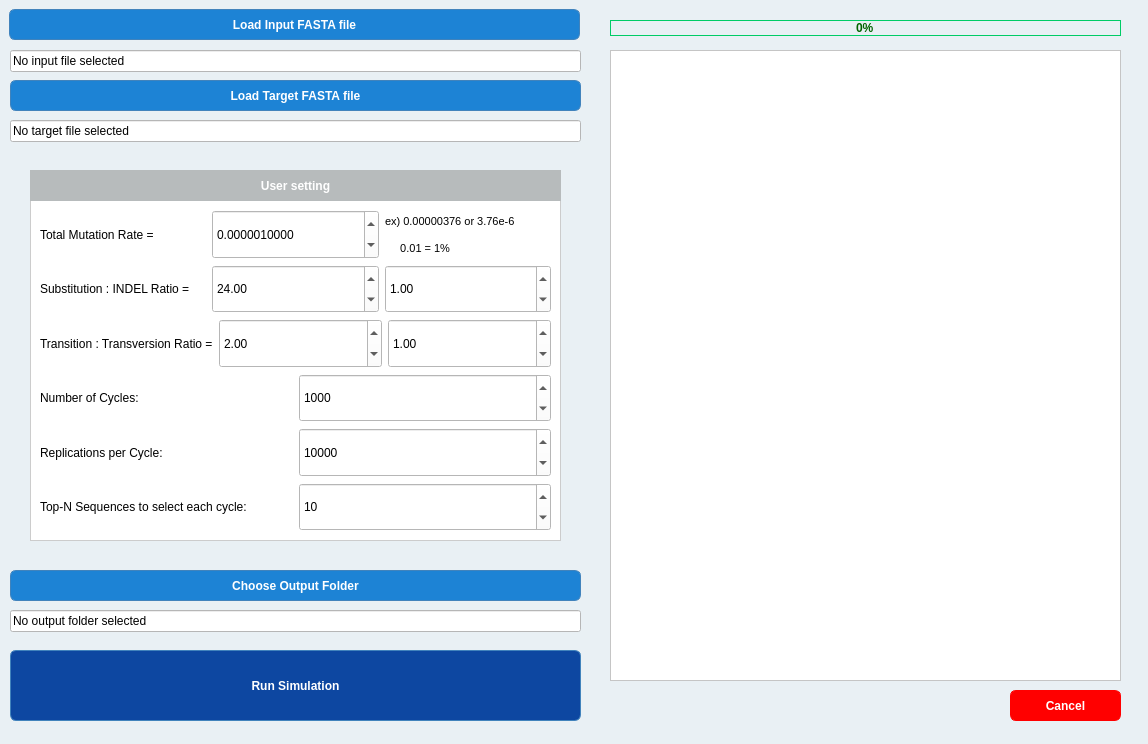
<?xml version="1.0" encoding="UTF-8"?>
<ui version="4.0">
 <class>CovSimulatorGUI</class>
 <widget class="QWidget" name="CovSimulatorGUI">
  <property name="geometry">
   <rect>
    <x>0</x>
    <y>0</y>
    <width>1148</width>
    <height>744</height>
   </rect>
  </property>
  <property name="windowTitle">
   <string>Mutation Simulator</string>
  </property>
  <property name="styleSheet">
   <string notr="true">QWidget{background-color: #E9F0F4; color: black;}
     QPushButton {
                background-color: #1D83D5;
                color: white;
                font-weight: bold;
                border: 1px solid #4183BC;
                border-radius: 6px;
            }
            QPushButton:hover {
                background-color: #306999;
            }</string>
  </property>
  <widget class="QPushButton" name="loadInputBtn">
   <property name="geometry">
    <rect>
     <x>9</x>
     <y>9</y>
     <width>571</width>
     <height>31</height>
    </rect>
   </property>
   <property name="cursor">
    <cursorShape>PointingHandCursor</cursorShape>
   </property>
   <property name="text">
    <string>Load Input FASTA file</string>
   </property>
  </widget>
  <widget class="QPushButton" name="loadTargetBtn">
   <property name="geometry">
    <rect>
     <x>10</x>
     <y>80</y>
     <width>571</width>
     <height>31</height>
    </rect>
   </property>
   <property name="cursor">
    <cursorShape>PointingHandCursor</cursorShape>
   </property>
   <property name="text">
    <string>Load Target FASTA file</string>
   </property>
  </widget>
  <widget class="QPushButton" name="chooseOutputFolderBtn">
   <property name="geometry">
    <rect>
     <x>10</x>
     <y>570</y>
     <width>571</width>
     <height>31</height>
    </rect>
   </property>
   <property name="cursor">
    <cursorShape>PointingHandCursor</cursorShape>
   </property>
   <property name="text">
    <string>Choose Output Folder</string>
   </property>
  </widget>
  <widget class="QPushButton" name="startBtn">
   <property name="geometry">
    <rect>
     <x>10</x>
     <y>650</y>
     <width>571</width>
     <height>71</height>
    </rect>
   </property>
   <property name="cursor">
    <cursorShape>PointingHandCursor</cursorShape>
   </property>
   <property name="styleSheet">
    <string notr="true"> QPushButton {
                background-color: #0D47A1;
                color: white;
                font-weight: bold;
                border: 1px solid #4183BC;
                border-radius: 6px;
            }</string>
   </property>
   <property name="text">
    <string>Run Simulation</string>
   </property>
  </widget>
  <widget class="QProgressBar" name="progressBar">
   <property name="geometry">
    <rect>
     <x>610</x>
     <y>20</y>
     <width>511</width>
     <height>16</height>
    </rect>
   </property>
   <property name="styleSheet">
    <string notr="true">QProgressBar {
    border: 1px solid #00CC66;
    border-radius: 0px;
    background-color: #E9F0F4;
    text-align: center;
    font: bold 12px;
    color: #006400; /* 텍스트: 진한 초록 (DarkGreen) */
}

QProgressBar::chunk {
    background: qlineargradient(
        x1: 0, y1: 0, x2: 1, y2: 0,
        stop: 0 #00FF7F,
        stop: 1 #00CC66
    );
    border-radius: 0px;
    margin: 0px;
}
</string>
   </property>
   <property name="value">
    <number>0</number>
   </property>
  </widget>
  <widget class="QTextEdit" name="logOutput">
   <property name="geometry">
    <rect>
     <x>610</x>
     <y>50</y>
     <width>511</width>
     <height>631</height>
    </rect>
   </property>
   <property name="sizePolicy">
    <sizepolicy hsizetype="Preferred" vsizetype="Preferred">
     <horstretch>0</horstretch>
     <verstretch>0</verstretch>
    </sizepolicy>
   </property>
   <property name="styleSheet">
    <string notr="true">QWidget{background-color: white; color: black;}
QScrollBar:vertical {
        background: transparent;
        width: 6px;
        margin: 2px 0 2px 0;
    }

QScrollBar::handle:vertical {
        background: #1D83D5;
        border-radius: 3px;
        min-height: 20px;
    }

QScrollBar::add-line:vertical,
QScrollBar::sub-line:vertical {
        height: 0px;
        background: none;
    }

QScrollBar::add-page:vertical,
QScrollBar::sub-page:vertical {
        background: none;
    }

QScrollBar:horizontal {
    background: transparent;
    height: 6px;
    margin: 0 2px 0 2px;
}

QScrollBar::handle:horizontal {
    background: #1D83D5;
    border-radius: 3px;
    min-width: 20px;
}

QScrollBar::add-line:horizontal,
QScrollBar::sub-line:horizontal {
    width: 0px;
    background: none;
}

QScrollBar::add-page:horizontal,
QScrollBar::sub-page:horizontal {
    background: none;
}</string>
   </property>
   <property name="horizontalScrollBarPolicy">
    <enum>Qt::ScrollBarPolicy::ScrollBarAlwaysOff</enum>
   </property>
   <property name="readOnly">
    <bool>true</bool>
   </property>
  </widget>
  <widget class="QLineEdit" name="inputLabel">
   <property name="geometry">
    <rect>
     <x>10</x>
     <y>50</y>
     <width>571</width>
     <height>22</height>
    </rect>
   </property>
   <property name="styleSheet">
    <string notr="true">QWidget{background-color: white; color: black;}</string>
   </property>
   <property name="text">
    <string>No input file selected</string>
   </property>
   <property name="readOnly">
    <bool>true</bool>
   </property>
  </widget>
  <widget class="QLineEdit" name="targetLabel">
   <property name="geometry">
    <rect>
     <x>10</x>
     <y>120</y>
     <width>571</width>
     <height>22</height>
    </rect>
   </property>
   <property name="styleSheet">
    <string notr="true">QWidget{background-color: white; color: black;}</string>
   </property>
   <property name="text">
    <string>No target file selected</string>
   </property>
   <property name="readOnly">
    <bool>true</bool>
   </property>
  </widget>
  <widget class="QLineEdit" name="outputFolderLabel">
   <property name="geometry">
    <rect>
     <x>10</x>
     <y>610</y>
     <width>571</width>
     <height>22</height>
    </rect>
   </property>
   <property name="styleSheet">
    <string notr="true">QWidget{background-color: white; color: black;}</string>
   </property>
   <property name="text">
    <string>No output folder selected</string>
   </property>
   <property name="readOnly">
    <bool>true</bool>
   </property>
  </widget>
  <widget class="QFrame" name="frame">
   <property name="geometry">
    <rect>
     <x>30</x>
     <y>200</y>
     <width>531</width>
     <height>341</height>
    </rect>
   </property>
   <property name="styleSheet">
    <string notr="true">QFrame {
    background-color: white;
                border: 1px solid #ccc;}
QLabel {    background-color: white;                border: 0px solid}

</string>
   </property>
   <property name="frameShape">
    <enum>QFrame::Shape::StyledPanel</enum>
   </property>
   <property name="frameShadow">
    <enum>QFrame::Shadow::Raised</enum>
   </property>
   <layout class="QVBoxLayout" name="verticalLayout">
    <item>
     <layout class="QHBoxLayout" name="mutationLayout">
      <item>
       <widget class="QLabel" name="mutationLabel">
        <property name="styleSheet">
         <string notr="true">QWidget{background-color: white; color: black;}</string>
        </property>
        <property name="text">
         <string>Total Mutation Rate =</string>
        </property>
       </widget>
      </item>
      <item>
       <widget class="QDoubleSpinBox" name="mutationRate">
        <property name="sizePolicy">
         <sizepolicy hsizetype="Preferred" vsizetype="Preferred">
          <horstretch>0</horstretch>
          <verstretch>0</verstretch>
         </sizepolicy>
        </property>
        <property name="styleSheet">
         <string notr="true">QWidget{background-color: white; color: black;}</string>
        </property>
        <property name="decimals">
         <number>10</number>
        </property>
        <property name="value">
         <double>0.000001000000000</double>
        </property>
       </widget>
      </item>
      <item>
       <layout class="QVBoxLayout" name="verticalLayout_2">
        <item>
         <widget class="QLabel" name="mutationLabel_2">
          <property name="font">
           <font>
            <pointsize>8</pointsize>
           </font>
          </property>
          <property name="styleSheet">
           <string notr="true">QWidget{background-color: white; color: black;}</string>
          </property>
          <property name="text">
           <string>ex) 0.00000376 or 3.76e-6</string>
          </property>
         </widget>
        </item>
        <item>
         <widget class="QLabel" name="label_2">
          <property name="font">
           <font>
            <pointsize>8</pointsize>
           </font>
          </property>
          <property name="text">
           <string>     0.01 = 1%</string>
          </property>
         </widget>
        </item>
       </layout>
      </item>
     </layout>
    </item>
    <item>
     <layout class="QHBoxLayout" name="horizontalLayout_2">
      <item>
       <widget class="QLabel" name="subIndelLabel">
        <property name="styleSheet">
         <string notr="true">QWidget{background-color: white; color: black;}</string>
        </property>
        <property name="text">
         <string>Substitution : INDEL Ratio =    </string>
        </property>
       </widget>
      </item>
      <item>
       <widget class="QDoubleSpinBox" name="subRatio">
        <property name="sizePolicy">
         <sizepolicy hsizetype="Preferred" vsizetype="Preferred">
          <horstretch>0</horstretch>
          <verstretch>0</verstretch>
         </sizepolicy>
        </property>
        <property name="styleSheet">
         <string notr="true">QWidget{background-color: white; color: black;}</string>
        </property>
        <property name="decimals">
         <number>2</number>
        </property>
        <property name="minimum">
         <double>1.000000000000000</double>
        </property>
        <property name="value">
         <double>24.000000000000000</double>
        </property>
       </widget>
      </item>
      <item>
       <widget class="QDoubleSpinBox" name="indelRatio">
        <property name="sizePolicy">
         <sizepolicy hsizetype="Preferred" vsizetype="Preferred">
          <horstretch>0</horstretch>
          <verstretch>0</verstretch>
         </sizepolicy>
        </property>
        <property name="styleSheet">
         <string notr="true">QWidget{background-color: white; color: black;}</string>
        </property>
        <property name="minimum">
         <double>0.000000000000000</double>
        </property>
        <property name="value">
         <double>1.000000000000000</double>
        </property>
       </widget>
      </item>
     </layout>
    </item>
    <item>
     <layout class="QHBoxLayout" name="horizontalLayout_3">
      <item>
       <widget class="QLabel" name="tranTransvLabel">
        <property name="styleSheet">
         <string notr="true">QWidget{background-color: white; color: black;}</string>
        </property>
        <property name="text">
         <string>Transition : Transversion Ratio =</string>
        </property>
       </widget>
      </item>
      <item>
       <widget class="QDoubleSpinBox" name="tranRatio">
        <property name="sizePolicy">
         <sizepolicy hsizetype="Preferred" vsizetype="Preferred">
          <horstretch>0</horstretch>
          <verstretch>0</verstretch>
         </sizepolicy>
        </property>
        <property name="styleSheet">
         <string notr="true">QWidget{background-color: white; color: black;}</string>
        </property>
        <property name="value">
         <double>2.000000000000000</double>
        </property>
       </widget>
      </item>
      <item>
       <widget class="QDoubleSpinBox" name="transvRatio">
        <property name="sizePolicy">
         <sizepolicy hsizetype="Preferred" vsizetype="Preferred">
          <horstretch>0</horstretch>
          <verstretch>0</verstretch>
         </sizepolicy>
        </property>
        <property name="styleSheet">
         <string notr="true">QWidget{background-color: white; color: black;}</string>
        </property>
        <property name="value">
         <double>1.000000000000000</double>
        </property>
       </widget>
      </item>
     </layout>
    </item>
    <item>
     <layout class="QHBoxLayout" name="horizontalLayout_4">
      <item>
       <widget class="QLabel" name="cyclesLabel">
        <property name="styleSheet">
         <string notr="true">QWidget{background-color: white; color: black;}</string>
        </property>
        <property name="text">
         <string>Number of Cycles:                 </string>
        </property>
       </widget>
      </item>
      <item>
       <widget class="QSpinBox" name="cyclesSpinBox">
        <property name="sizePolicy">
         <sizepolicy hsizetype="Preferred" vsizetype="Preferred">
          <horstretch>0</horstretch>
          <verstretch>0</verstretch>
         </sizepolicy>
        </property>
        <property name="styleSheet">
         <string notr="true">QWidget{background-color: white; color: black;}</string>
        </property>
        <property name="minimum">
         <number>1</number>
        </property>
        <property name="maximum">
         <number>99999999</number>
        </property>
        <property name="value">
         <number>1000</number>
        </property>
       </widget>
      </item>
     </layout>
    </item>
    <item>
     <layout class="QHBoxLayout" name="horizontalLayout_5">
      <item>
       <widget class="QLabel" name="replicationsLabel">
        <property name="styleSheet">
         <string notr="true">QWidget{background-color: white; color: black;}</string>
        </property>
        <property name="text">
         <string>Replications per Cycle:            </string>
        </property>
       </widget>
      </item>
      <item>
       <widget class="QSpinBox" name="replicationsSpinBox">
        <property name="sizePolicy">
         <sizepolicy hsizetype="Preferred" vsizetype="Preferred">
          <horstretch>0</horstretch>
          <verstretch>0</verstretch>
         </sizepolicy>
        </property>
        <property name="styleSheet">
         <string notr="true">QWidget{background-color: white; color: black;}</string>
        </property>
        <property name="minimum">
         <number>1</number>
        </property>
        <property name="maximum">
         <number>999999999</number>
        </property>
        <property name="value">
         <number>10000</number>
        </property>
       </widget>
      </item>
     </layout>
    </item>
    <item>
     <layout class="QHBoxLayout" name="horizontalLayout_6">
      <item>
       <widget class="QLabel" name="topKLabel">
        <property name="styleSheet">
         <string notr="true">QWidget{background-color: white; color: black;}</string>
        </property>
        <property name="text">
         <string>Top-N Sequences to select each cycle:</string>
        </property>
       </widget>
      </item>
      <item>
       <widget class="QSpinBox" name="topKSpinBox">
        <property name="sizePolicy">
         <sizepolicy hsizetype="Minimum" vsizetype="Preferred">
          <horstretch>0</horstretch>
          <verstretch>0</verstretch>
         </sizepolicy>
        </property>
        <property name="styleSheet">
         <string notr="true">QWidget{background-color: white; color: black;}</string>
        </property>
        <property name="minimum">
         <number>1</number>
        </property>
        <property name="maximum">
         <number>999</number>
        </property>
        <property name="value">
         <number>10</number>
        </property>
       </widget>
      </item>
     </layout>
    </item>
   </layout>
  </widget>
  <widget class="QLabel" name="label">
   <property name="geometry">
    <rect>
     <x>30</x>
     <y>170</y>
     <width>531</width>
     <height>31</height>
    </rect>
   </property>
   <property name="styleSheet">
    <string notr="true">QLabel{background-color: #B7BBBC;
         color: white; font-weight: bold;}</string>
   </property>
   <property name="text">
    <string>User setting</string>
   </property>
   <property name="alignment">
    <set>Qt::AlignmentFlag::AlignCenter</set>
   </property>
  </widget>
  <widget class="QPushButton" name="CancelBtn">
   <property name="geometry">
    <rect>
     <x>1010</x>
     <y>690</y>
     <width>111</width>
     <height>31</height>
    </rect>
   </property>
   <property name="cursor">
    <cursorShape>PointingHandCursor</cursorShape>
   </property>
   <property name="styleSheet">
    <string notr="true">     QPushButton {
                background-color: red;
                color: white;
                font-weight: bold;
                border: 1px solid red;
                border-radius: 6px;
            }
            QPushButton:hover {
                background-color: #B71C1C;
            }</string>
   </property>
   <property name="text">
    <string>Cancel</string>
   </property>
  </widget>
  <zorder>frame</zorder>
  <zorder>loadInputBtn</zorder>
  <zorder>loadTargetBtn</zorder>
  <zorder>chooseOutputFolderBtn</zorder>
  <zorder>startBtn</zorder>
  <zorder>progressBar</zorder>
  <zorder>logOutput</zorder>
  <zorder>inputLabel</zorder>
  <zorder>targetLabel</zorder>
  <zorder>outputFolderLabel</zorder>
  <zorder>label</zorder>
  <zorder>CancelBtn</zorder>
 </widget>
 <resources/>
 <connections/>
</ui>
